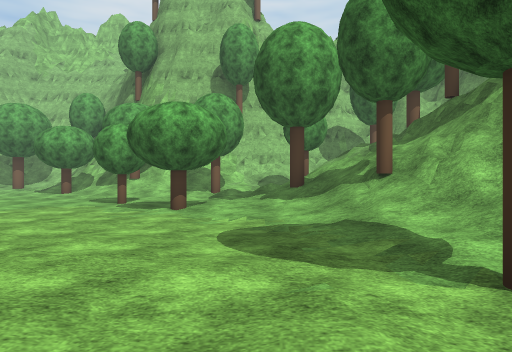
View 1 (above)

24 first-person views from a walk through a scene from a Unity 3-D project. The camera is 1.3 m above the floor, looks level and sees 70° across. The floor is counted in squares, 2 m on a side. Each view is taken from the middle of a square. On the plan, view 1 faces up. The plan holds only what a view shows up to about 11 squares ahead; the rest is blank. The place goes on beyond the plan. Some trees and plants on the terrain are drawn as simple stand-ins. The player character is not drawn. Surface patterns are stand-ins for the level's own textures.

View 2
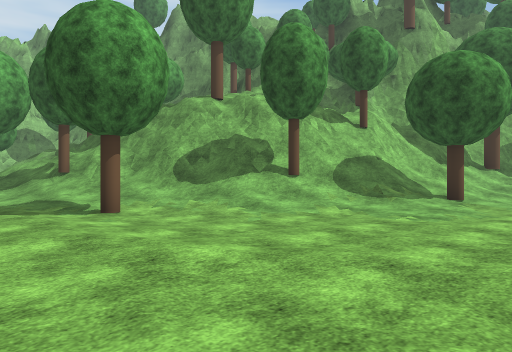

View 3
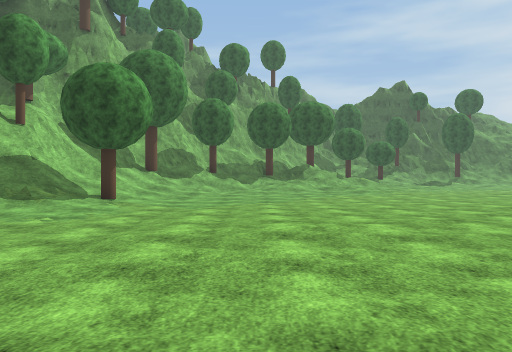

View 4
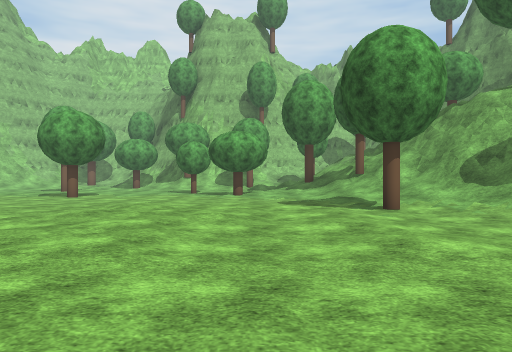

View 5
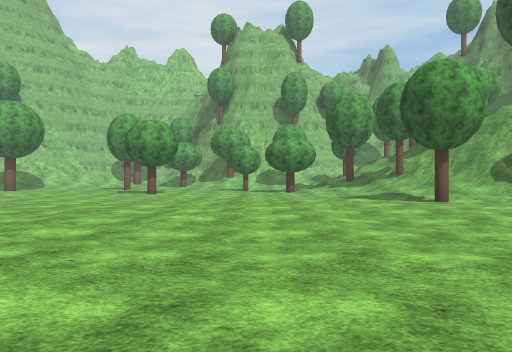

View 6
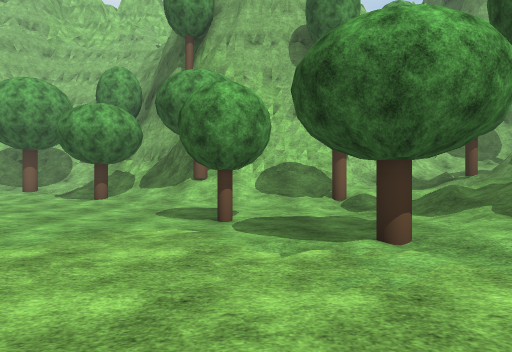

View 7
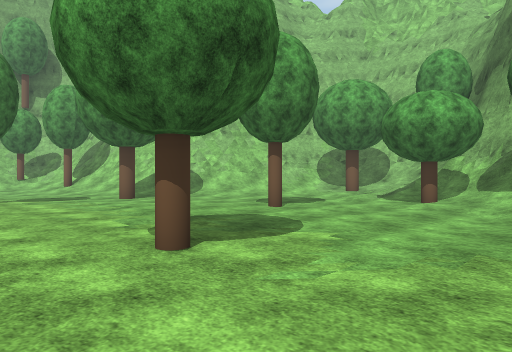

View 8
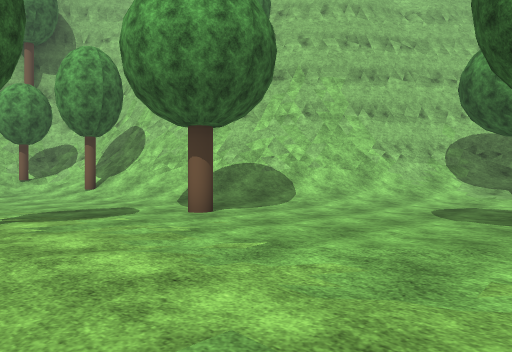

View 9
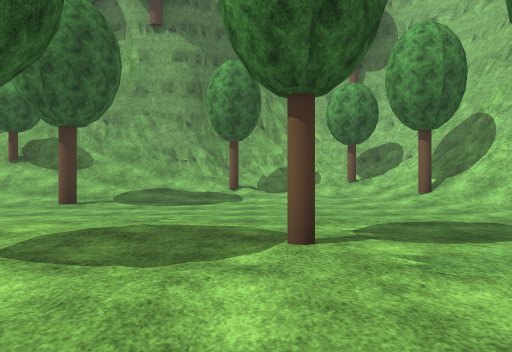

View 10
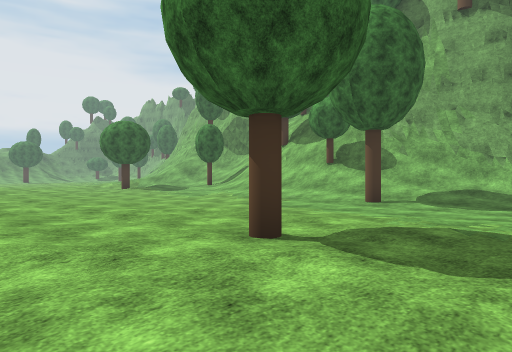

View 11
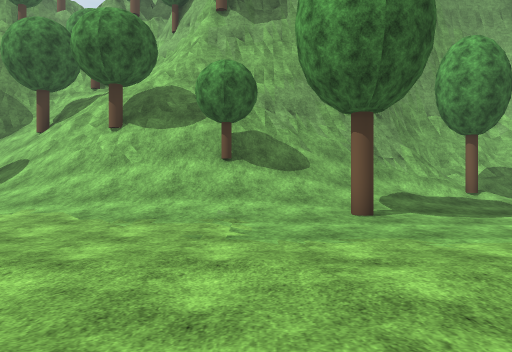

View 12
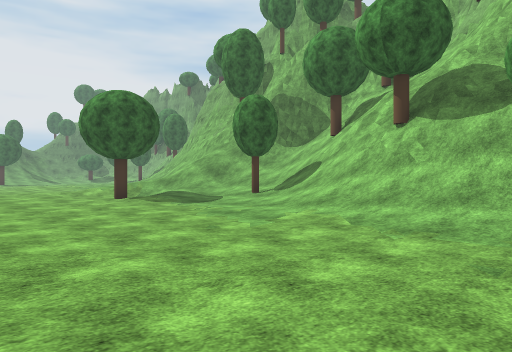

View 13
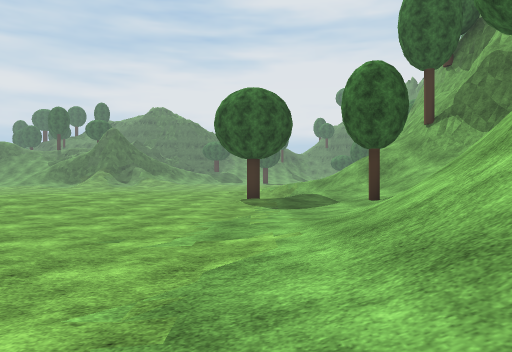

View 14
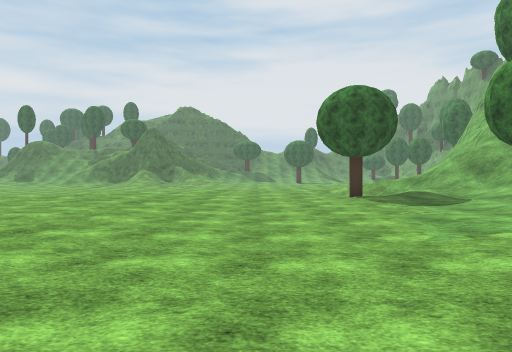

View 15
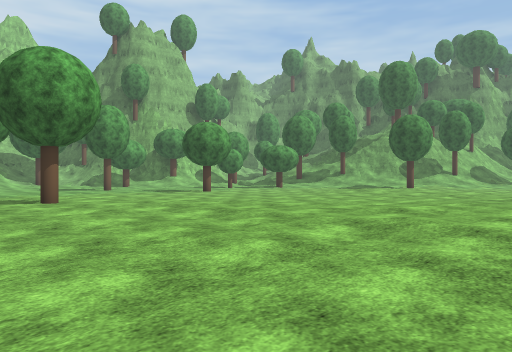

View 16
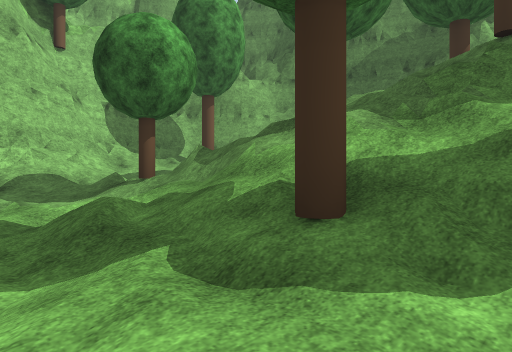

View 17
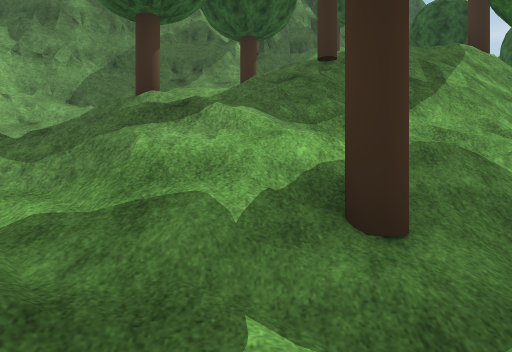

View 18
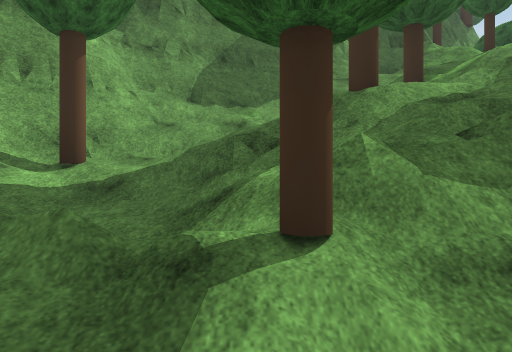

View 19
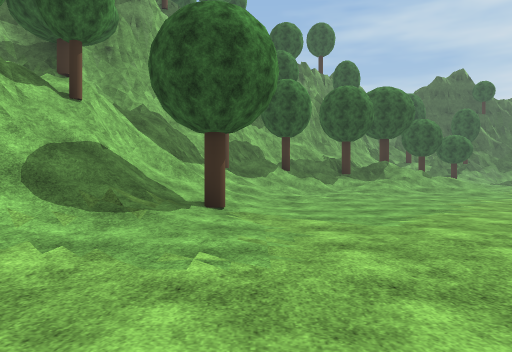

View 20
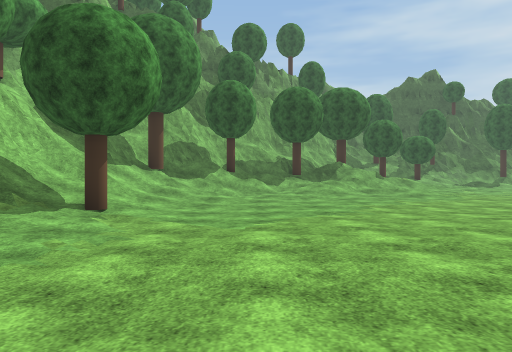

View 21
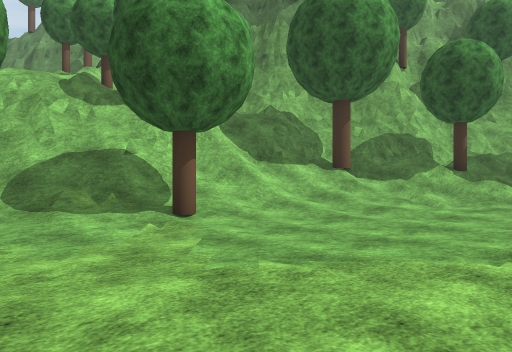

View 22
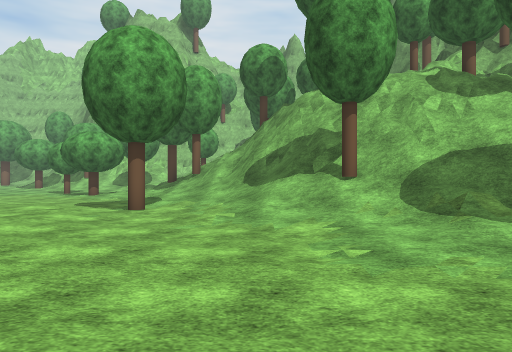

View 23
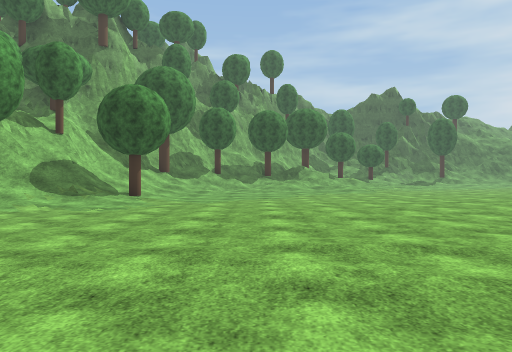

View 24
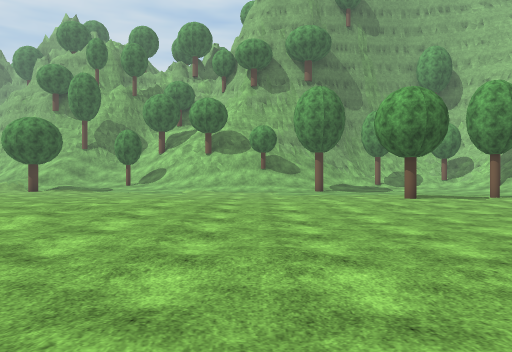

### Floor plan
Key: @ floor where view 1 was taken; # wall or solid block; x gap in a wall; . main floor; : floor 0.25 m higher than the main floor; - floor 0.25 m lower than the main floor; + floor 1 m higher than the main floor; * floor 4.75 m higher than the main floor; % floor 5 m higher than the main floor; & floor 5.5 m higher than the main floor; $ floor 6.5 m higher than the main floor; / step, stairs or slope; = window, fence, low wall or low ledge; ^ raised ledge; v drop or lower ground; T tree.
Columns run from 26 left of view 1 to 13 right of it. Each row starts with its distance up from view 1.
 18              ###
 17             ##//
 16             ##/T   ##       #####
 15            ##///.//=##    ###///###
 14           ##///..//T/#T####////T//##
 13         ###///......//////////////##
 12      ####////.--..../////T//T//////#
 11     ###////....-.T......///////T  /##
 10     //T//..T--...........///////  /###
  9     T//--.----......-..T.////////T//##
  8   # ///-----...-....--..T//T//T//////#
  7   #//.----........-T----.///////   //#
  6   #///----..T....------..../+/v/   Tv##
  5   #=T/---.......-----...-.-///^=T  //=##
  4   ##///---..T....------....///==///T  T#
  3   ##///---..T...------//....////==//  T=
  2    #///T--...../-.--...:....T////==*&&%=
  1    #////---.........../.././-///T//T##x=
  0   ##////--........-...../.@.---//////=/=
 -1   ##/T//---..............-./----//T////T
 -2  ##=////----.............-..-----///////
 -3 ###TT///----../::...........---..---.///
 -4   $#////----..:.//:. .............----./
 -5   ==////---.....:.:  .............---.//
 -6  TT////.---....:.     ...........----../
 -7   ///T.----..../       . .......-----.-.
 -8   ////....-.....:          ....-..-----.
 -9  #/////..-....:.:           .-----------
-10  ##/////......:.              ....-----.
-11  #T/// T....:.:                ...--- -.

Positions as (right, up) in squares from view 1, and headings:
1: (0, 0), facing up
2: (-1, -4), facing up-right
3: (-1, -5), facing right
4: (-1, -5), facing up
5: (-3, -7), facing up
6: (-3, 4), facing up
7: (-4, 5), facing up-left
8: (-9, 6), facing up-left
9: (-11, 6), facing left
10: (-11, 6), facing down-left
11: (-13, 0), facing left
12: (-14, 0), facing down-left
13: (-19, 0), facing down
14: (-16, 0), facing down
15: (-16, -5), facing up-right
16: (-1, 7), facing up-right
17: (-1, 9), facing right
18: (0, 12), facing right
19: (2, -2), facing right
20: (2, -4), facing right
21: (5, -6), facing up-right
22: (4, -5), facing up
23: (-3, -5), facing right
24: (-3, -1), facing left
